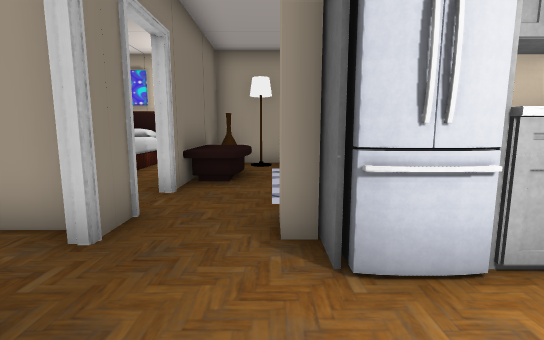
View 1 (above)

23 first-person views from a walk through a scene from a Unity 3-D project. The camera is 1.2 m above the floor, tilts 8° down and sees 85° across. Doors are open. The floor is counted in squares, 1 m on a side. Each view is taken from the middle of a square. On the plan, view 1 faces up. The plan holds only what a view shows up to about 13 squares ahead; the rest is blank. The player character is not drawn. Some surface patterns are stand-ins.

View 2
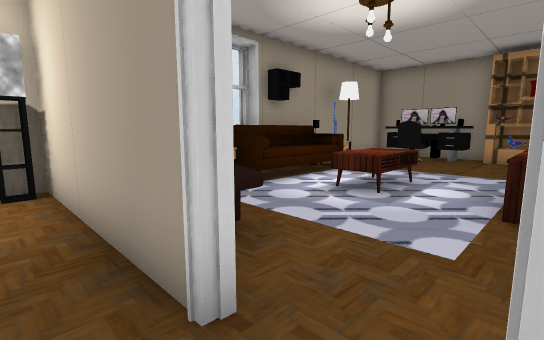

View 3
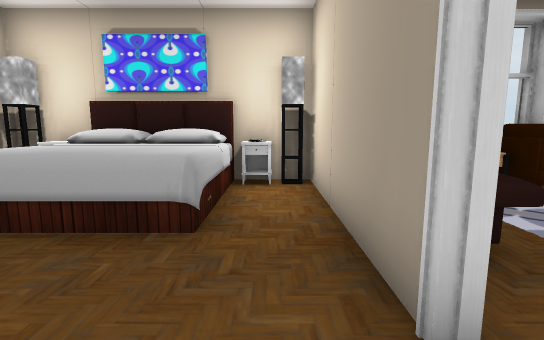

View 4
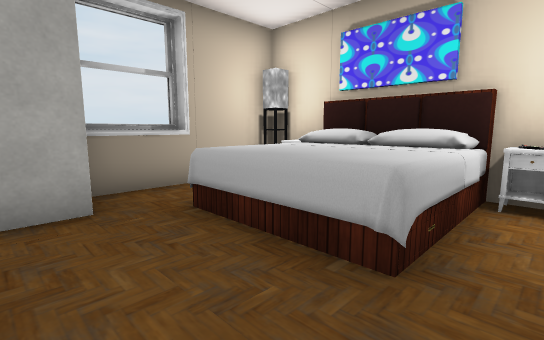

View 5
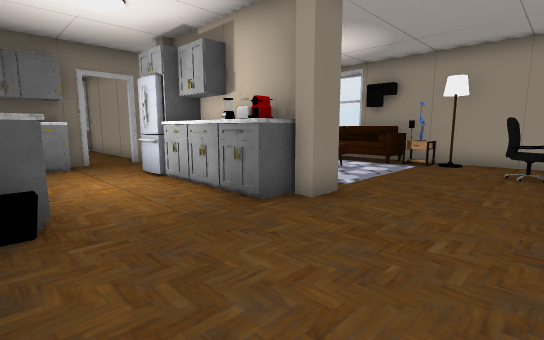

View 6
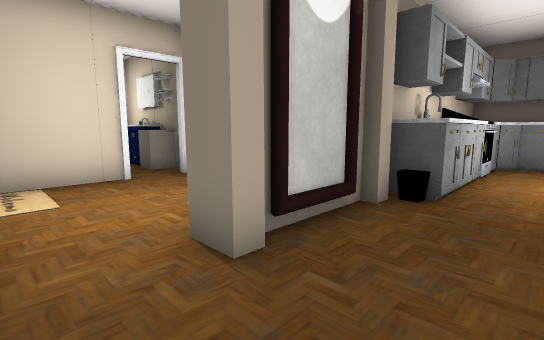

View 7
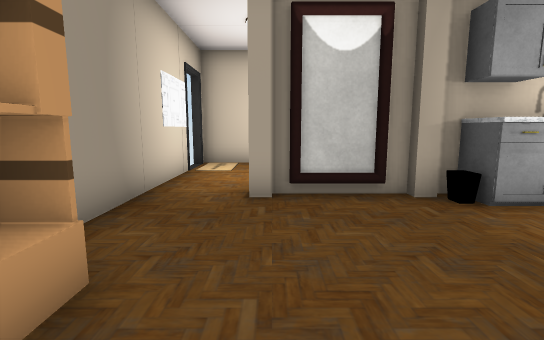

View 8
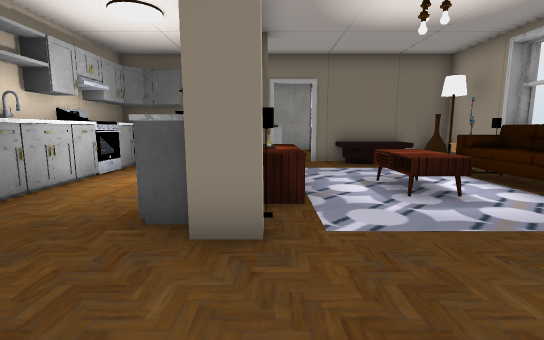

View 9
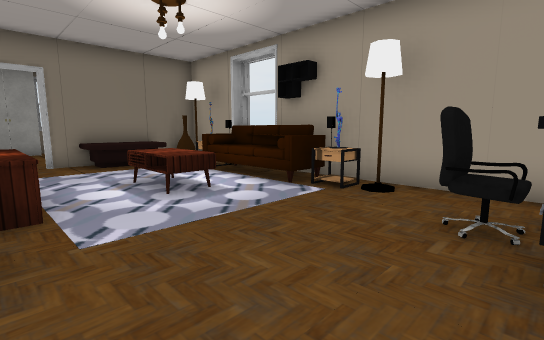

View 10
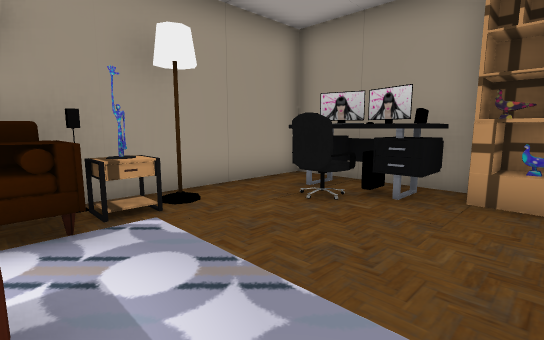

View 11
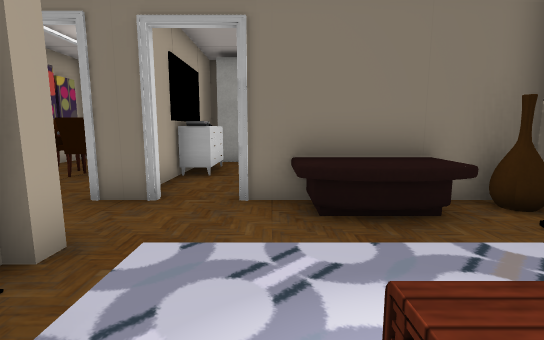

View 12
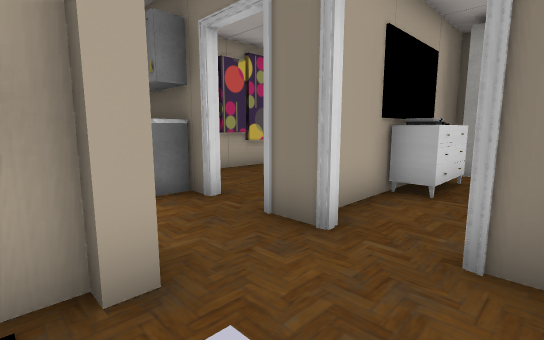

View 13
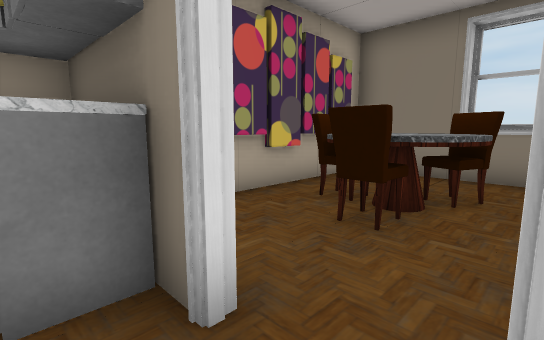

View 14
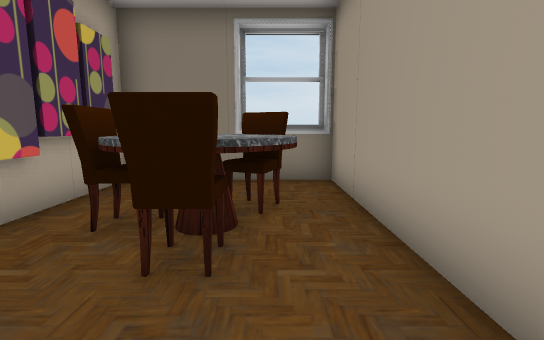

View 15
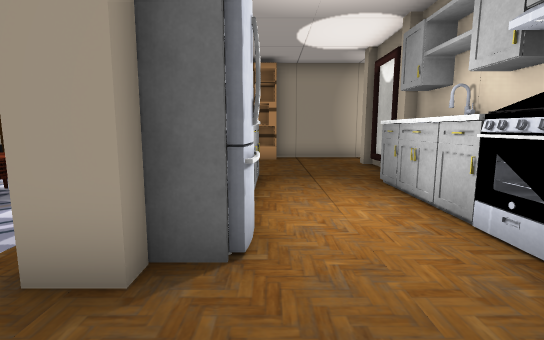

View 16
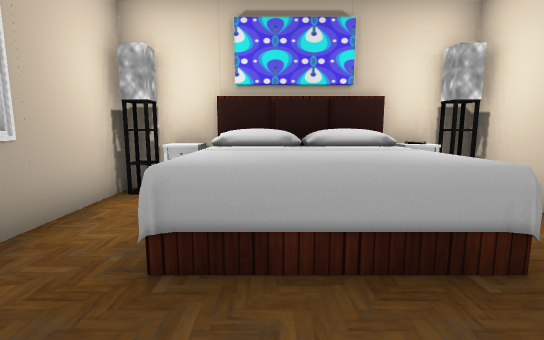

View 17
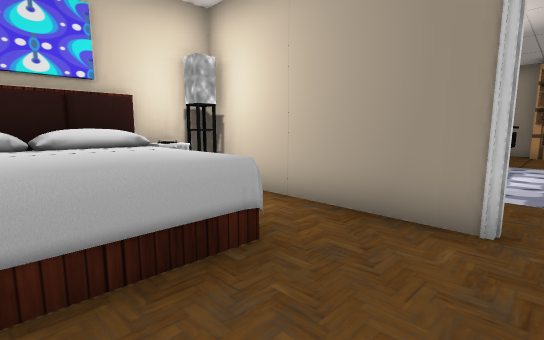

View 18
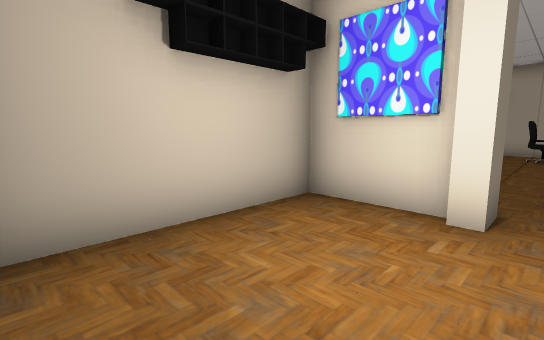

View 19
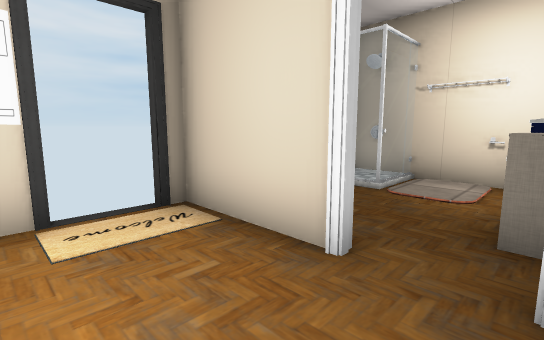

View 20
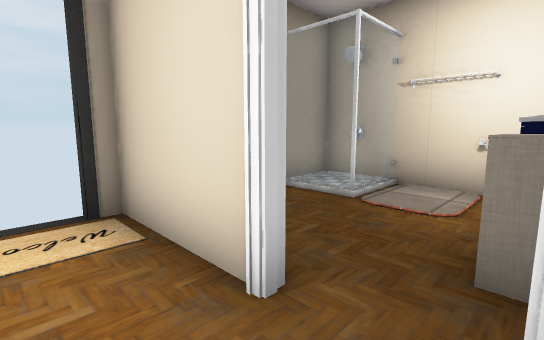

View 21
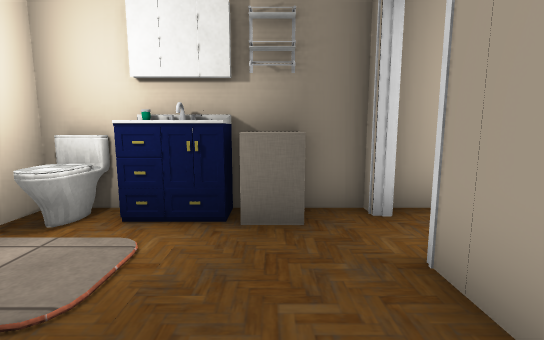

View 22
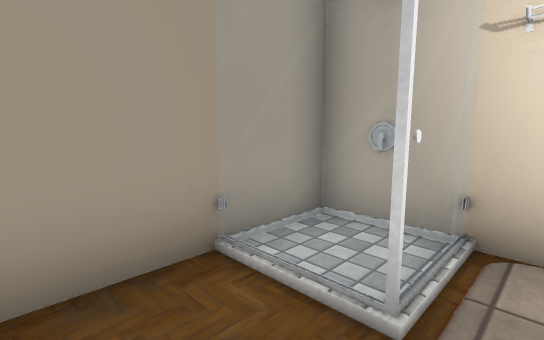

View 23
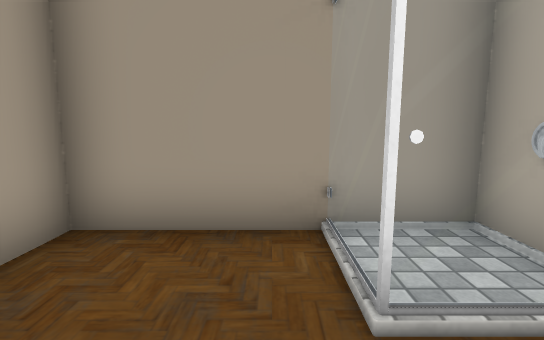

### Floor plan
Points are (right, up) in squares from view 1. A wall is a line through its corners. A room is listed if a view was taken in it or the views show most of it. See-through windows are left out.
Room 1 (views 1, 5, 6, 7, 8, 9, 10, 11, 12, 13, 18, 19, 20)
walls: (3.5, 3.4) (2.5, 3.4); (5.5, 2.3) (1.9, 2.3); (5.4, -1.4) (6.5, -1.4); (1.4, -0.4) (4.6, -0.4) (4.6, -1.4); (10.4, 6.1) (10.4, 10.4) (4.1, 10.4); (6.6, -1.6) (5.6, -1.6) (5.6, -6.3); (1.5, -1.4) (5, -1.4); (-1.9, 4.1) (-1.9, 3); (-2, 0.9) (-0.9, 0.9) (-0.9, 0) (-0.5, -0.4) (0.4, -0.4); (0.4, 10.4) (-1.9, 10.4) (-1.9, 5.5); (-1.9, -1.4) (0.3, -1.4); (10.4, -4.6) (10.4, 1.9); (7.4, -6.4) (10.5, -6.4)
ways out: open door at (-2, 4.5) to room 2; opening at (-2, 2) to room 3; open door at (6.5, -6.5) to room 4; open door at (10.7, -5.3)
objects: other object (-1, 6) to (-1, 8); other object (-1, 9) to (-1, 10); pillar (0, 3); pillar (0, 4); other object (0, 10); other object (1, -1) to (1, 0); fridge (1, 2) to (1, 3); other object (1, 9) to (1, 10); other object (2, 3); table (2, 4) to (4, 4); table (2, 7) to (4, 7); sofa (2, 9) to (5, 10); other object (4, 3); pillar (5, -1); other object (5, 3); other object (5, 4); table (5, 9) to (6, 9); pillar (6, 3); pillar (6, 4); other object (6, 10); mirror (7, -1); pillar (8, -2); pillar (8, -1); chair (8, 8) to (9, 8); other object (9, 9); shelf (10, 2) to (10, 3); shelf (10, 4) to (10, 6); other object (10, 7); other object (10, 8)
Room 2 (views 2, 3, 4, 16, 17)
walls: (-2.1, 5.5) (-2.1, 10.9); (-4.3, 3.6) (-2.8, 3.6); (-3.4, 10.9) (-4, 10.9); (-7, 10.9) (-7.5, 10.9); (-9.2, 8.3) (-9.2, 6.4); (-9, 3.6) (-6.9, 3.6); (-8.9, 10.9) (-8.9, 6.4)
ways out: open door at (-2, 4.5) to room 1
objects: closet (-8, 5); other object (-8, 10) to (-8, 11); bed (-7, 7) to (-4, 10); other object (-6, 4); other object (-5, 4); other object (-3, 10)
Room 3 (views 14, 15)
walls: (-2.3, 1.6) (-1.9, 1.6); (-2.4, 3.4) (-9.2, 3.4) (-9.2, 1.9); (-1.9, 3) (-2.3, 3); (-8.1, -1.4) (-4.1, -1.4); (-8.3, -1.2) (-4.1, -1.2); (-8.9, 3.9) (-8.9, -0.4)
ways out: opening at (-2, 2) to room 1
objects: table (-7, 1) to (-5, 2); chair (-7, 2); chair (-6, 0) to (-5, 0); chair (-4, 1)
Room 4 (views 21, 22, 23)
walls: (8.7, -11.4) (8.6, -9.6); (10.4, -9.9) (10.4, -6); (6.1, -6.6) (5.6, -6.6) (5.6, -11); (5.5, -11.4) (8.9, -11.4); (10.5, -6.6) (7.4, -6.6)
ways out: open door at (6.5, -6.5) to room 1
objects: other object (6, -11) to (7, -11); other object (6, -8)
Room 5 (no view inside)
walls: (8.9, -11.4) (10.4, -11.4) (10.4, -9.9)
objects: other object (10, -11)

Where each view was taken, in squares from view 1:
view 1: 0 up, 0 right, facing up
view 2: 4 up, 3 left, facing up-right
view 3: 4 up, 3 left, facing up
view 4: 5 up, 3 left, facing up-left
view 5: 1 down, 9 right, facing up-left
view 6: 1 up, 10 right, facing down-left
view 7: 4 up, 8 right, facing down
view 8: 4 up, 9 right, facing left
view 9: 4 up, 9 right, facing up-left
view 10: 5 up, 4 right, facing up-right
view 11: 6 up, 3 right, facing left
view 12: 6 up, 1 right, facing down-left
view 13: 3 up, 1 left, facing down-left
view 14: 2 up, 2 left, facing left
view 15: 2 up, 2 left, facing right
view 16: 5 up, 6 left, facing up
view 17: 5 up, 6 left, facing up-right
view 18: 6 down, 9 right, facing up-left
view 19: 4 down, 6 right, facing down-right
view 20: 5 down, 6 right, facing down-right
view 21: 8 down, 10 right, facing left
view 22: 8 down, 8 right, facing down-right
view 23: 9 down, 7 right, facing right
